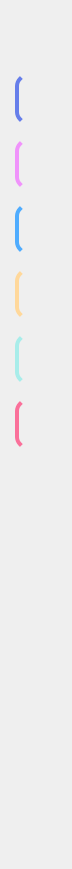
     <widget class="QWidget" name="collapse_widget2" native="true">
      <property name="minimumSize">
       <size>
        <width>72</width>
        <height>0</height>
       </size>
      </property>
      <property name="maximumSize">
       <size>
        <width>72</width>
        <height>16777215</height>
       </size>
      </property>
      <property name="styleSheet">
       <string notr="true">background: qlineargradient(x1:0, y1:0, x2:0, y2:1,
                               stop:0 rgba(22, 33, 62, 0.95), 
                               stop:1 rgba(15, 52, 96, 0.95));
    border-radius: 18px; 
</string>
      </property>
      <layout class="QVBoxLayout" name="verticalLayout_10">
       <property name="spacing">
        <number>15</number>
       </property>
       <property name="leftMargin">
        <number>15</number>
       </property>
       <property name="topMargin">
        <number>20</number>
       </property>
       <property name="rightMargin">
        <number>15</number>
       </property>
       <property name="bottomMargin">
        <number>20</number>
       </property>
       <item>
        <layout class="QHBoxLayout" name="titleLayout_2">
         <property name="spacing">
          <number>0</number>
         </property>
         <item>
          <widget class="QPushButton" name="toggle_btn_2">
           <property name="maximumSize">
            <size>
             <width>32</width>
             <height>32</height>
            </size>
           </property>
           <property name="font">
            <font>
             <pointsize>-1</pointsize>
             <weight>75</weight>
             <italic>false</italic>
             <bold>true</bold>
             <underline>true</underline>
            </font>
           </property>
           <property name="layoutDirection">
            <enum>Qt::LeftToRight</enum>
           </property>
           <property name="styleSheet">
            <string notr="true">QPushButton {
    background: qlineargradient(x1:0, y1:0, x2:1, y2:1,
                               stop:0 #4facfe, stop:0.5 #00f2fe, stop:1 #4facfe);
    color: white;
    border: none;
    border-radius: 16px;
    font-size: 16px;
    font-weight: bold;
}
QPushButton:hover {
    background: qlineargradient(x1:0, y1:0, x2:1, y2:1,
                               stop:0 #00f2fe, stop:0.5 #4facfe, stop:1 #00f2fe);
}</string>
           </property>
           <property name="text">
            <string/>
           </property>
           <property name="icon">
            <iconset>
             <normaloff>icon/open.png</normaloff>icon/open.png</iconset>
           </property>
           <property name="iconSize">
            <size>
             <width>16</width>
             <height>16</height>
            </size>
           </property>
           <property name="checkable">
            <bool>false</bool>
           </property>
           <property name="autoRepeat">
            <bool>true</bool>
           </property>
          </widget>
         </item>
        </layout>
       </item>
       <item>
        <spacer name="verticalSpacer_5">
         <property name="orientation">
          <enum>Qt::Vertical</enum>
         </property>
         <property name="sizeType">
          <enum>QSizePolicy::Fixed</enum>
         </property>
         <property name="sizeHint" stdset="0">
          <size>
           <width>20</width>
           <height>20</height>
          </size>
         </property>
        </spacer>
       </item>
       <item>
        <widget class="QPushButton" name="btnUser2">
         <property name="minimumSize">
          <size>
           <width>50</width>
           <height>50</height>
          </size>
         </property>
         <property name="maximumSize">
          <size>
           <width>50</width>
           <height>50</height>
          </size>
         </property>
         <property name="layoutDirection">
          <enum>Qt::LeftToRight</enum>
         </property>
         <property name="styleSheet">
          <string notr="true">QPushButton {
   background: qlineargradient(x1:0, y1:0, x2:1, y2:1,
                               stop:0 rgba(102, 126, 234, 0.9), 
                               stop:0.5 rgba(118, 75, 162, 0.9), 
                               stop:1 rgba(102, 126, 234, 0.9));
    color: white;
    border: none;
    text-align: center;
    padding: 14px 18px;
    border-left: 4px solid #667eea;
    border-radius: 12px;
    font-weight: 600;
}
QPushButton:hover {
   background: qlineargradient(x1:0, y1:0, x2:1, y2:1,
                               stop:0 rgba(118, 75, 162, 0.9), 
                               stop:0.5 rgba(102, 126, 234, 0.9), 
                               stop:1 rgba(118, 75, 162, 0.9));
}</string>
         </property>
         <property name="text">
          <string/>
         </property>
         <property name="icon">
          <iconset>
           <normaloff>icon/user.png</normaloff>icon/user.png</iconset>
         </property>
         <property name="iconSize">
          <size>
           <width>40</width>
           <height>40</height>
          </size>
         </property>
        </widget>
       </item>
       <item>
        <widget class="QPushButton" name="btnImage_2">
         <property name="minimumSize">
          <size>
           <width>50</width>
           <height>50</height>
          </size>
         </property>
         <property name="maximumSize">
          <size>
           <width>50</width>
           <height>50</height>
          </size>
         </property>
         <property name="layoutDirection">
          <enum>Qt::LeftToRight</enum>
         </property>
         <property name="styleSheet">
          <string notr="true">QPushButton {
   background: qlineargradient(x1:0, y1:0, x2:1, y2:1,
                               stop:0 rgba(240, 147, 251, 0.9), 
                               stop:0.5 rgba(245, 87, 108, 0.9), 
                               stop:1 rgba(240, 147, 251, 0.9));
    color: white;
    border: none;
    text-align: center;
    padding: 14px 18px;
    border-left: 4px solid #f093fb;
    border-radius: 12px;
    font-weight: 600;
}
QPushButton:hover {
    background: qlineargradient(x1:0, y1:0, x2:1, y2:1,
                               stop:0 rgba(245, 87, 108, 0.9), 
                               stop:0.5 rgba(240, 147, 251, 0.9), 
                               stop:1 rgba(245, 87, 108, 0.9));
}</string>
         </property>
         <property name="text">
          <string/>
         </property>
         <property name="icon">
          <iconset>
           <normaloff>icon/image.png</normaloff>icon/image.png</iconset>
         </property>
         <property name="iconSize">
          <size>
           <width>40</width>
           <height>40</height>
          </size>
         </property>
        </widget>
       </item>
       <item>
        <widget class="QPushButton" name="btnVideo_2">
         <property name="minimumSize">
          <size>
           <width>50</width>
           <height>50</height>
          </size>
         </property>
         <property name="maximumSize">
          <size>
           <width>50</width>
           <height>50</height>
          </size>
         </property>
         <property name="styleSheet">
          <string notr="true">QPushButton {
    background: qlineargradient(x1:0, y1:0, x2:1, y2:1,
                               stop:0 rgba(79, 172, 254, 0.9), 
                               stop:0.5 rgba(0, 242, 254, 0.9), 
                               stop:1 rgba(79, 172, 254, 0.9));
    color: white;
    border: none;
    text-align: center;
    padding: 14px 18px;
    border-left: 4px solid #4facfe;
    border-radius: 12px;
    font-weight: 600;
}
QPushButton:hover {
    background: qlineargradient(x1:0, y1:0, x2:1, y2:1,
                               stop:0 rgba(0, 242, 254, 0.9), 
                               stop:0.5 rgba(79, 172, 254, 0.9), 
                               stop:1 rgba(0, 242, 254, 0.9));
}</string>
         </property>
         <property name="text">
          <string/>
         </property>
         <property name="icon">
          <iconset>
           <normaloff>icon/video.png</normaloff>icon/video.png</iconset>
         </property>
         <property name="iconSize">
          <size>
           <width>40</width>
           <height>40</height>
          </size>
         </property>
        </widget>
       </item>
       <item>
        <widget class="QPushButton" name="btnFolder_2">
         <property name="minimumSize">
          <size>
           <width>50</width>
           <height>50</height>
          </size>
         </property>
         <property name="maximumSize">
          <size>
           <width>50</width>
           <height>50</height>
          </size>
         </property>
         <property name="styleSheet">
          <string notr="true">QPushButton {
    background: qlineargradient(x1:0, y1:0, x2:1, y2:1,
                               stop:0 rgba(255, 216, 155, 0.9), 
                               stop:0.5 rgba(255, 154, 86, 0.9), 
                               stop:1 rgba(255, 216, 155, 0.9));
    color: white;
    border: none;
    text-align: center;
    padding: 14px 18px;
    border-left: 4px solid #ffd89b;
    border-radius: 12px;
    font-weight: 600;
}
QPushButton:hover {
   background: qlineargradient(x1:0, y1:0, x2:1, y2:1,
                               stop:0 rgba(255, 154, 86, 0.9), 
                               stop:0.5 rgba(255, 216, 155, 0.9), 
                               stop:1 rgba(255, 154, 86, 0.9));
}</string>
         </property>
         <property name="text">
          <string/>
         </property>
         <property name="icon">
          <iconset>
           <normaloff>icon/folder.png</normaloff>icon/folder.png</iconset>
         </property>
         <property name="iconSize">
          <size>
           <width>40</width>
           <height>40</height>
          </size>
         </property>
        </widget>
       </item>
       <item>
        <widget class="QPushButton" name="drawer_buttons_2">
         <property name="minimumSize">
          <size>
           <width>50</width>
           <height>50</height>
          </size>
         </property>
         <property name="maximumSize">
          <size>
           <width>50</width>
           <height>50</height>
          </size>
         </property>
         <property name="styleSheet">
          <string notr="true">QPushButton {
   background: qlineargradient(x1:0, y1:0, x2:1, y2:1,
                               stop:0 rgba(168, 237, 234, 0.9), 
                               stop:0.5 rgba(254, 214, 227, 0.9), 
                               stop:1 rgba(168, 237, 234, 0.9));
    color: white;
    border: none;
    text-align: center;
    padding: 14px 18px;
    border-left: 4px solid #a8edea;
    border-radius: 12px;
    font-weight: 600;
}
QPushButton:hover {
   background: qlineargradient(x1:0, y1:0, x2:1, y2:1,
                               stop:0 rgba(254, 214, 227, 0.9), 
                               stop:0.5 rgba(168, 237, 234, 0.9), 
                               stop:1 rgba(254, 214, 227, 0.9));
}</string>
         </property>
         <property name="text">
          <string/>
         </property>
         <property name="icon">
          <iconset>
           <normaloff>icon/camera.png</normaloff>icon/camera.png</iconset>
         </property>
         <property name="iconSize">
          <size>
           <width>40</width>
           <height>40</height>
          </size>
         </property>
        </widget>
       </item>
       <item>
        <widget class="QPushButton" name="btnModel_2">
         <property name="minimumSize">
          <size>
           <width>50</width>
           <height>50</height>
          </size>
         </property>
         <property name="maximumSize">
          <size>
           <width>50</width>
           <height>50</height>
          </size>
         </property>
         <property name="styleSheet">
          <string notr="true">QPushButton {
    background: qlineargradient(x1:0, y1:0, x2:1, y2:1,
                               stop:0 rgba(250, 112, 154, 0.9), 
                               stop:0.5 rgba(254, 225, 64, 0.9), 
                               stop:1 rgba(250, 112, 154, 0.9));
    color: white;
    border: none;
    text-align: center;
    padding: 14px 18px;
    border-left: 4px solid #fa709a;
    border-radius: 12px;
    font-weight: 600;
}
QPushButton:hover {
   background: qlineargradient(x1:0, y1:0, x2:1, y2:1,
                               stop:0 rgba(254, 225, 64, 0.9), 
                               stop:0.5 rgba(250, 112, 154, 0.9), 
                               stop:1 rgba(254, 225, 64, 0.9));
}</string>
         </property>
         <property name="text">
          <string/>
         </property>
         <property name="icon">
          <iconset>
           <normaloff>icon/robot.png</normaloff>icon/robot.png</iconset>
         </property>
         <property name="iconSize">
          <size>
           <width>40</width>
           <height>40</height>
          </size>
         </property>
        </widget>
       </item>
       <item>
        <spacer name="verticalSpacer_4">
         <property name="orientation">
          <enum>Qt::Vertical</enum>
         </property>
         <property name="sizeHint" stdset="0">
          <size>
           <width>20</width>
           <height>400</height>
          </size>
         </property>
        </spacer>
       </item>
      </layout>
     </widget>
